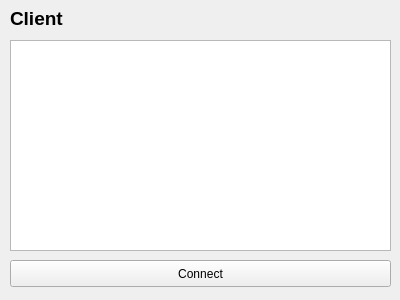
<?xml version="1.0" encoding="UTF-8"?>
<ui version="4.0">
 <class>Client</class>
 <widget class="QWidget" name="Client">
  <property name="geometry">
   <rect>
    <x>0</x>
    <y>0</y>
    <width>400</width>
    <height>300</height>
   </rect>
  </property>
  <property name="windowTitle">
   <string>Form</string>
  </property>
  <widget class="QLabel" name="label">
   <property name="geometry">
    <rect>
     <x>10</x>
     <y>10</y>
     <width>67</width>
     <height>17</height>
    </rect>
   </property>
   <property name="font">
    <font>
     <pointsize>14</pointsize>
     <weight>75</weight>
     <bold>true</bold>
    </font>
   </property>
   <property name="text">
    <string>Client</string>
   </property>
  </widget>
  <widget class="QPushButton" name="pushButton">
   <property name="geometry">
    <rect>
     <x>10</x>
     <y>260</y>
     <width>381</width>
     <height>27</height>
    </rect>
   </property>
   <property name="text">
    <string>Connect</string>
   </property>
  </widget>
  <widget class="QTextEdit" name="textEdit">
   <property name="geometry">
    <rect>
     <x>10</x>
     <y>40</y>
     <width>381</width>
     <height>211</height>
    </rect>
   </property>
   <property name="readOnly">
    <bool>true</bool>
   </property>
  </widget>
 </widget>
 <resources/>
 <connections/>
</ui>
